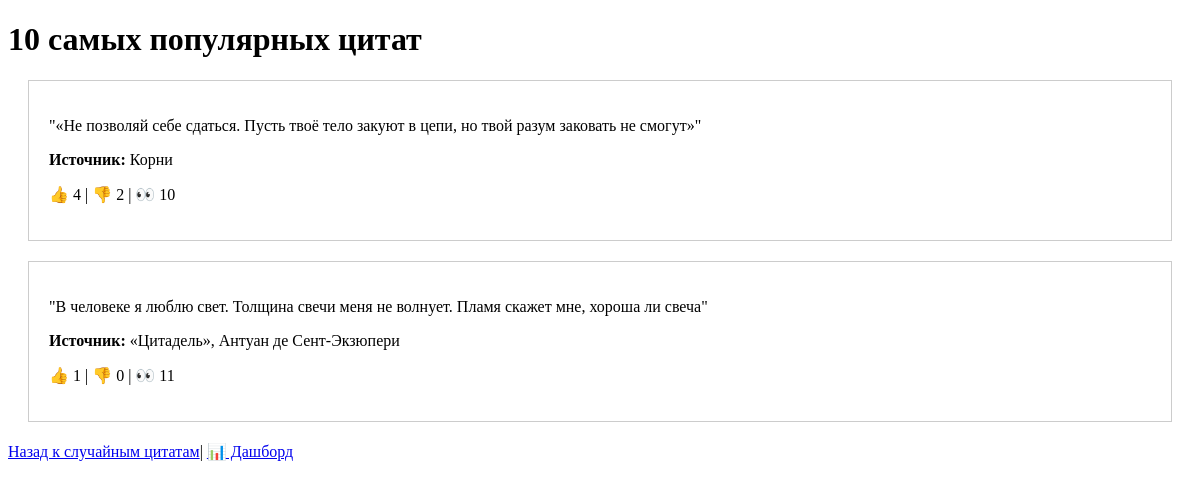
The page /popular/ on the database as committed earlier.
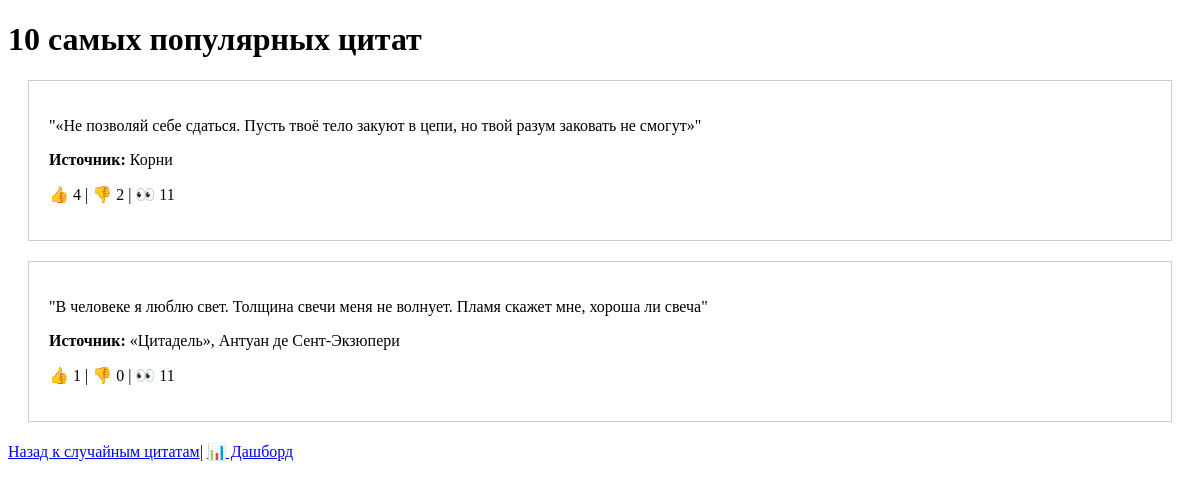
The same page on the database as committed later.
### quotes/models.py (models this page shows, shortened)
class Quote(models.Model):
    text = models.TextField(unique=True)  # запрещает дубликаты
    source = models.ForeignKey(Source, on_delete=models.CASCADE)
    weight = models.IntegerField(default=1, validators=[MinValueValidator(1), MaxValueValidator(10)])  # вес цитаты
    views = models.IntegerField(default=0)   # счетчик просмотров
    likes = models.IntegerField(default=0)   # лайки
    dislikes = models.IntegerField(default=0) # дизлайки

class Source(models.Model):
    name = models.CharField(max_length=200, unique=True)
    type_choices = [
        ('movie', '🎬 Фильм'),
        ('series', '📺 Сериал'),
        ('book', '📚 Книга'),
        ('song', '🎵 Песня'),
        ('game', '🎮 Игра'),
        ('poem', '📝 Стихотворения'),
        ('speech', '🎤 Выступление'),
        ('social', '📱 Соцсети'),
        ('proverb', '💬 Пословица'),
        ('other', '❓ Другое'),
    ]
    type = models.CharField(max_length=10, choices=type_choices)

### quotes/views.py (the view)
# urls.py: path('popular/', views.popular_quotes, name='popular_quotes'),
def popular_quotes(request):
    quotes = Quote.objects.all().order_by('-likes')[:10]
    return render(request, 'popular_quotes.html', {'quotes': quotes})

### quotes/templates/popular_quotes.html (shortened to what this page needs)
<!DOCTYPE html>
<html>
<head>
</head>
<body>
    <h1>10 самых популярных цитат</h1>
    {% for quote in quotes %}
    <div style="border: 1px solid #ccc; padding: 20px; margin: 20px;">
        <p>"{{ quote.text }}"</p>
        <p><strong>Источник:</strong> {{ quote.source.name }}</p>
        <p>👍 {{ quote.likes }} | 👎 {{ quote.dislikes }} | 👀 {{ quote.views }}</p>
    </div>
    {% empty %}
    <p>Пока нет цитат.</p>
    {% endfor %}
    <a href="{% url 'random_quote' %}">Назад к случайным цитатам</a>|
    <a href="{% url 'dashboard' %}">📊 Дашборд</a>
</body>
</html>

Rows that differ between the two databases and show on the page:
changed Quote "Корни": views "10" → "11"
